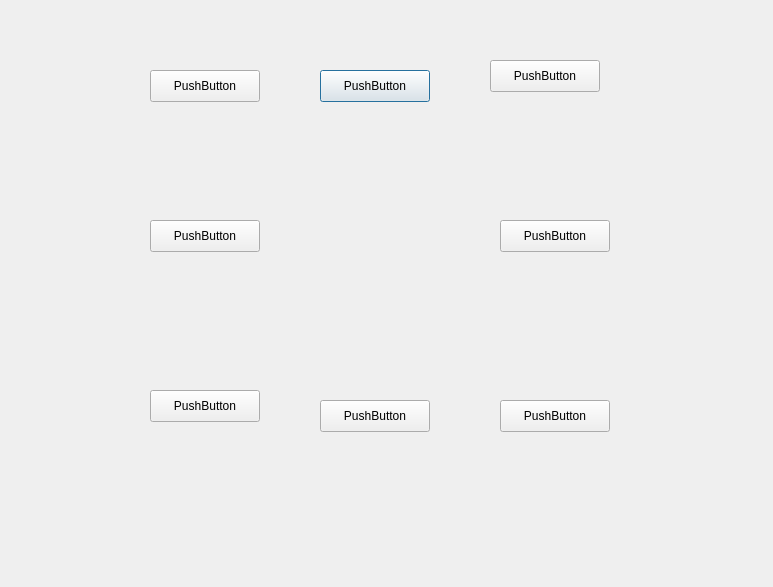
<?xml version="1.0" encoding="UTF-8"?>
<ui version="4.0">
 <class>Dialog</class>
 <widget class="QDialog" name="Dialog">
  <property name="geometry">
   <rect>
    <x>0</x>
    <y>0</y>
    <width>773</width>
    <height>587</height>
   </rect>
  </property>
  <property name="windowTitle">
   <string>Dialog</string>
  </property>
  <widget class="QPushButton" name="pushButton">
   <property name="geometry">
    <rect>
     <x>320</x>
     <y>70</y>
     <width>110</width>
     <height>32</height>
    </rect>
   </property>
   <property name="text">
    <string>PushButton</string>
   </property>
  </widget>
  <widget class="QPushButton" name="pushButton_2">
   <property name="geometry">
    <rect>
     <x>150</x>
     <y>70</y>
     <width>110</width>
     <height>32</height>
    </rect>
   </property>
   <property name="text">
    <string>PushButton</string>
   </property>
  </widget>
  <widget class="QPushButton" name="pushButton_3">
   <property name="geometry">
    <rect>
     <x>490</x>
     <y>60</y>
     <width>110</width>
     <height>32</height>
    </rect>
   </property>
   <property name="text">
    <string>PushButton</string>
   </property>
  </widget>
  <widget class="QPushButton" name="pushButton_4">
   <property name="geometry">
    <rect>
     <x>150</x>
     <y>220</y>
     <width>110</width>
     <height>32</height>
    </rect>
   </property>
   <property name="text">
    <string>PushButton</string>
   </property>
  </widget>
  <widget class="QPushButton" name="pushButton_5">
   <property name="geometry">
    <rect>
     <x>500</x>
     <y>220</y>
     <width>110</width>
     <height>32</height>
    </rect>
   </property>
   <property name="text">
    <string>PushButton</string>
   </property>
  </widget>
  <widget class="QPushButton" name="pushButton_6">
   <property name="geometry">
    <rect>
     <x>150</x>
     <y>390</y>
     <width>110</width>
     <height>32</height>
    </rect>
   </property>
   <property name="text">
    <string>PushButton</string>
   </property>
  </widget>
  <widget class="QPushButton" name="pushButton_7">
   <property name="geometry">
    <rect>
     <x>320</x>
     <y>400</y>
     <width>110</width>
     <height>32</height>
    </rect>
   </property>
   <property name="text">
    <string>PushButton</string>
   </property>
  </widget>
  <widget class="QPushButton" name="pushButton_8">
   <property name="geometry">
    <rect>
     <x>500</x>
     <y>400</y>
     <width>110</width>
     <height>32</height>
    </rect>
   </property>
   <property name="text">
    <string>PushButton</string>
   </property>
  </widget>
 </widget>
 <resources/>
 <connections/>
</ui>
